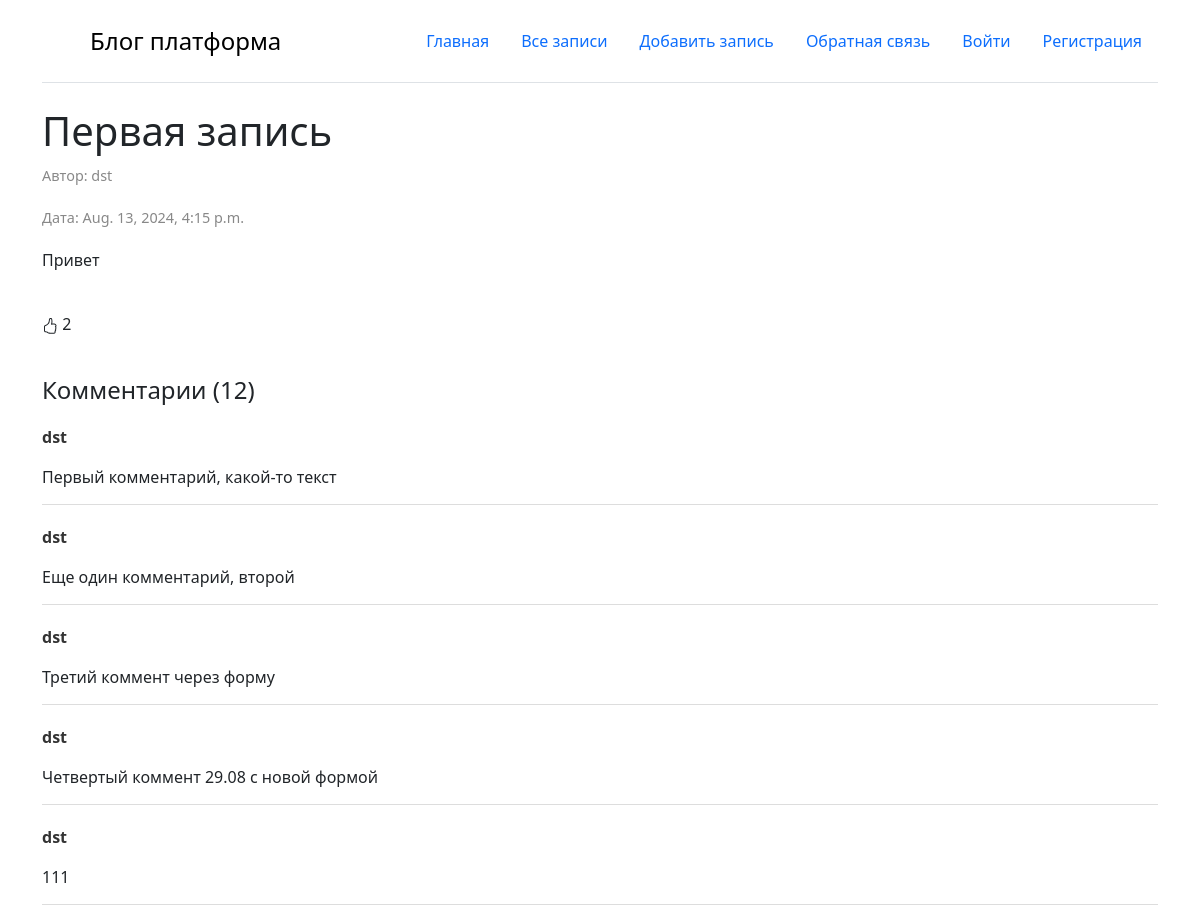
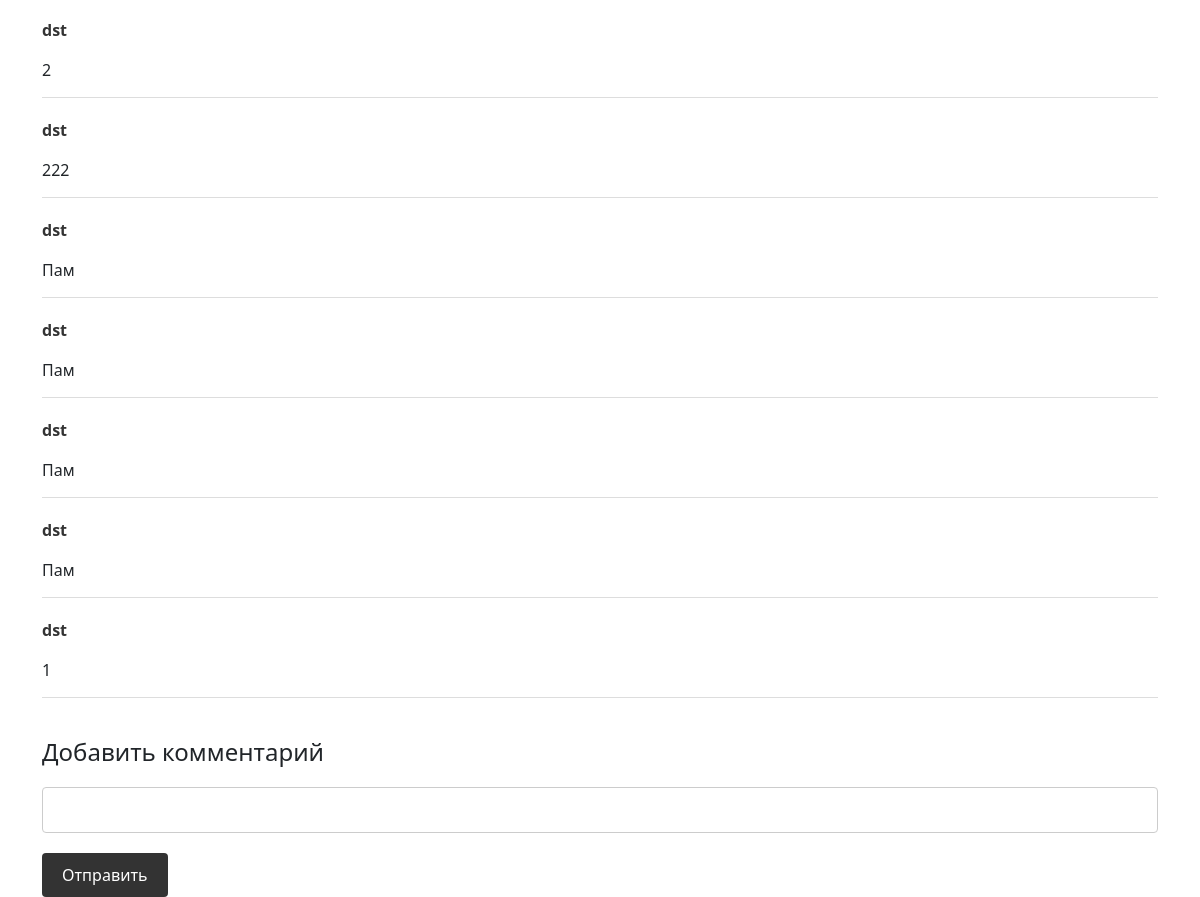
/posts/1, run on the app's committed database (2 pictures, top to bottom).
### core/models.py (models this page shows, shortened)
class Post(models.Model): # создааем таблицу и наследуем моделс
    title = models.CharField(max_length=200) # название атрибута соответствует названию поля, а значение - какой тип у
    text = models.TextField()
    created_data = models.DateTimeField(auto_now_add=True)
    category = models.ForeignKey(PostCategory,
                                 blank=True,
                                 null=True,
                                 on_delete=models.SET_NULL, # действия при удалении
                                 related_name='category_posts') # связь на уровне орм,
    profile = models.ForeignKey(Profile,
                                related_name='profile_posts',
                                on_delete=models.CASCADE)
    class Meta: # чтобы в админке красиво отображалось название таблицы, это интерфейс
        verbose_name = 'Запись'
        verbose_name_plural = 'Записи'

class PostLike(models.Model):
    post = models.ForeignKey(Post, on_delete=models.CASCADE, related_name='post_likes')
    profile = models.ForeignKey(Profile, on_delete=models.CASCADE, related_name='profile_likes')
    created_dare = models.DateTimeField(auto_now_add=True)
    class Meta:
        verbose_name = 'Лайк поста'
        verbose_name_plural = 'Лайки постов'

class PostComment(models.Model):
    text = models.TextField(max_length=1000)
    post = models.ForeignKey(Post,
                             on_delete=models.CASCADE,
                             related_name='post_comments')
    profile = models.ForeignKey(Profile,
                                related_name='profile_comments',
                                on_delete=models.CASCADE)
    class Meta:
        verbose_name = 'Комментарий'
        verbose_name_plural = 'Комментарии'

### user/models.py (models this page shows)
class Profile(models.Model):
    user = models.OneToOneField(User, #у одного юзера один профайл
                             on_delete=models.CASCADE
                             )
    about = models.TextField(verbose_name='Обо мне')
    class Meta:
        verbose_name = 'Обо мне'
        verbose_name_plural = 'Обо мне'
    def __str__(self):
        return self.user.username

### core/views.py (the view, shortened to what this page needs)
# urls.py: path('posts/<int:post_id>', post_detail, name='post_detail'),
def post_detail(request, post_id):
    context = {}
    comment_add_form = CommentAddForm() #формочка рендерится в этой фьюхе, а обрабатывается в comments_add
    post = Post.objects.get(id=post_id)
    comments = PostComment.objects.filter(post=post)
    if request.user.is_authenticated: # добавляем проверку подписки на автора
        is_subscribed = Subscription.objects.filter(profile=request.user.profile,
                                                    author=post.profile)
        is_liked = PostLike.objects.filter(profile=request.user.profile,
                                                    post=post)
        context.update({'is_subscribed': is_subscribed, 'is_liked':is_liked})
    context.update({
        "post": post,
        'comments': comments,
        'comment_add_form': comment_add_form
    })
    return render(request, 'post_detail.html', context)

### core/forms.py
class CommentAddForm(forms.Form):
    def __init__(self, *args, **kwargs):
        super(CommentAddForm, self).__init__(*args, **kwargs)
        for visible in self.visible_fields():
            visible.field.widget.attrs['class'] = 'form-control'
    text = forms.CharField(max_length=1000, label='Текст') # label работает, только если в html не прописан

### templates/post_detail.html (shortened to what this page needs)
{% extends 'base.html' %}
{% block content %}
<article class="post-content">
    <h1>{{ post.title }}</h1>
    <p class="post-date">Автор: {{ post.profile }}</p>
    <p class="post-date">Дата: {{ post.created_data }}</p>
    <p>{{ post.text }}</p>
</article>
{{ post.post_likes.all|length }}
<div class="comments-section">
    <h4>Комментарии ({{comments|length}})</h4>
    {% for comment in comments %}
    <div class="comment">
        <p class="comment-author">{{ comment.profile }}</p>
        <p class="comment-text">{{ comment.text }}</p>
    </div>
    {% endfor %}
</div>
<div class="comment-form">
    <h4>Добавить комментарий</h4>
    <form action="{% url 'post_detail' post.id %}" method="post">
        <div class="mb-3">
            {{ comment_add_form.text }}
        </div>
        <button type="submit">Отправить</button>
    </form>
</div>
{% endblock %}

### templates/base.html (style rules this page uses)
h1, h2 { margin: 0; padding-bottom: 10px; }
.post-content { margin-bottom: 40px; }
.post-date { color: #888; font-size: 0.9em; margin-bottom: 20px; }
.comments-section { margin-top: 40px; }
.comments-section h4 { margin-bottom: 20px; }
.comment { margin-bottom: 20px; padding-bottom: 15px; border-bottom: 1px solid #ddd; }
.comment-author { font-weight: bold; color: #333; }
.comment-text { margin: 0; }
.comment-form { margin-top: 40px; }
.comment-form h4 { margin-bottom: 20px; }
.comment-form input, .comment-form textarea { width: 100%; padding: 10px; margin-bottom: 20px; border: 1px solid #ccc; border-radius: 4px; box-sizing: border-box; }
.comment-form button { background-color: #333; color: #fff; padding: 10px 20px; border: none; border-radius: 4px; cursor: pointer; }

### data on the page
Post: title "Первая запись", profile "dst", created_data "Aug. 13, 2024, 4:15 p.m.", text "Привет", post_likes.all|length "2"
PostComment: profile "dst", text "Первый комментарий, какой-то текст"
PostComment: profile "dst", text "Еще один комментарий, второй"
PostComment: profile "dst", text "Третий коммент через форму"
PostComment: profile "dst", text "Четвертый коммент 29.08 с новой формой"
PostComment: profile "dst", text "111"
PostComment: profile "dst", text "2"
PostComment: profile "dst", text "222"
PostComment: profile "dst", text "Пам"
PostComment: profile "dst", text "Пам"
PostComment: profile "dst", text "Пам"
PostComment: profile "dst", text "Пам"
PostComment: profile "dst", text "1"

### other printed values
{{ comments|length }} "12"
